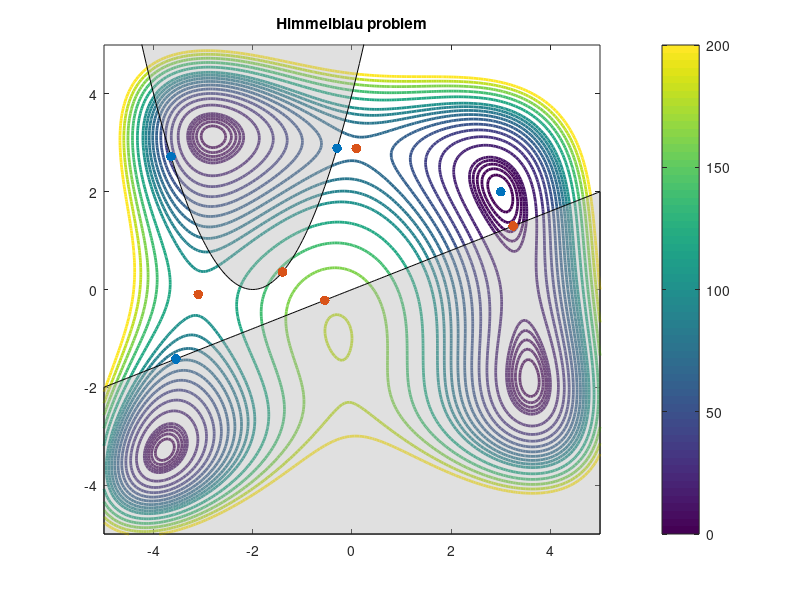

Source code (MATLAB): (Note: this script raises an error after producing the figure.)
%% Question 4
clear all; close all; clc;
%{
    This program is creating contour plot of Himmelblau problem, with 
    saddle points and minimia location
%}
% Creating grid
x=-5:0.05:5;
[X,Y]=meshgrid(x);
Z=(X.^2+Y-11).^2+(X+Y.^2-7).^2;
v=[0:2:10 10:10:100 100:20:200];

% Creating contour plot
[c, h]=contour(X, Y, Z, v, 'linewidth', 2);
colorbar, hold on;
yc1 = (x+2).^2;
yc2 = (4*x)/10;
hold on
    title('Himmelblau problem')
    fill(x,yc1,[0.7 0.7 0.7],'facealpha',0.4);
    fill([x x(end) x(1)],[yc2 -5 -5],[0.7 0.7 0.7],'facealpha',0.4);
    xlim([-5,5]);
    ylim([-5,5]);
    scatter([-3.65, -3.55, -0.3, 3], [2.72, -1.42, 2.89, 2], 50, 'filled', 'red');
    scatter([-3.1, -1.4, -0.55, 0.0867, 3.25], [-0.1, 0.36, -0.22, 2.8843, 1.3], 50, 'filled', 'black');

%% Question 5
clear all; close all; clc;
%{
    This program is solving three defined nonlinear programming problems
    with use of commercial symbolic solvers - CadADI and fmincon
%}
% Using CasADI solver


%% Himmelblau problem - CasADI
import casadi.*
% Symbols/expressions
x1 = MX.sym('x1');
x2 = MX.sym('x2');

% Objective function
f = (x1^2 + x2 - 11)^2 + (x1 + x2^2 - 7)^2;

% Constraints
c1 = (x1+2)^2 - x2;
c2 = -4*x1 + 10*x2;
cons = [c1; c2];

% Model declaration
nlp = struct;       % NLP declaration
nlp.x = [x1;x2];    % decision variables
nlp.f = f;          % objective
nlp.g = cons;       % constraints

% Create solver instance
F = nlpsol('F','ipopt',nlp);

% Solve the problem using a guess
cas_himmelblau = F('x0',[0.0 0.0],'ubg',1e8,'lbg',0,'lbx',[-5;-5],'ubx',[5;5]);

cas_himmelblau.x

%% Custom problem - CasADI
import casadi.*
% Symbols/expressions
x1 = MX.sym('x1');
x2 = MX.sym('x2');
x3 = MX.sym('x3');

% Objective function
f = x1*x2+x2*x3;

% Constraints
c1 = x1^2-x2^2+x3^2;
c2 = x1^2+x2^2+x3^2;
cons = [c1; c2];

% Model declaration
nlp = struct;       % NLP declaration
nlp.x = [x1;x2;x3]; % decision variables
nlp.f = f;          % objective
nlp.g = cons;       % constraints

% Create solver instance
Cust = nlpsol('Cust','ipopt',nlp);

% Solve the problem using a guess
cas_custom = Cust('x0',[0.0 0.0 0.0],'ubg',[2;10],'lbg',[-10;-10],'lbx',[0;-1;0],'ubx',[3;3;3]);

cas_custom.x

%% Rosenbrock problem - CasADI
import casadi.*
% Symbols/expressions
x1 = MX.sym('x1');
x2 = MX.sym('x2');

% Objective function
f = (1-x1)^2+100*(x2-x1^2)^2;

% Constraints
c1 = (x1+2)^2 - x2;
c2 = -4*x1 + 10*x2;
cons = [c1; c2];

% Model declaration
nlp = struct;       % NLP declaration
nlp.x = [x1;x2];    % decision variables
nlp.f = f;          % objective
nlp.g = cons;       % constraints

% Create solver instance
Rosen = nlpsol('Rosen','ipopt',nlp);

% Solve the problem using a guess
cas_rosenbrock = Rosen('x0',[0.0 0.0],'ubg',2,'lbg',-1,'lbx',[-1;-1],'ubx',[2;2]);

cas_rosenbrock.x

%% Himmelblau problem - fmincon

% Defining function for fmincon solver
himmelblau = @(x)(x(1)^2 + x(2) - 11)^2 + (x(1) + x(2)^2 - 7)^2;

% Solving 
x_himm = fmincon(himmelblau, [0; 0], [4,-10], [0], [], [], [-5;-5], [5;5], @HimmCons);   

%% Custom problem - fmincon

% Defining function for fmincon solver
custom = @(x)x(1)*x(2)+x(2)*x(3);

% Solving 
x_cust = fmincon(custom, [0;0;0], [], [], [], [], [0;-1;0], [3;3;3], @CustomCons);


%% Rosenbrock problem - fmincon

rosenbrock = @(x)100*(x(2)-x(1)^2)^2 + (1-x(1))^2;

x_rose = fmincon(rosenbrock, [0;0], [-4 10; 4 -10], [2; 1], [], [], [-1;-1], [2;2], @RosenCons);

%% Printing results
disp('Himmelblau problem:')
disp('x_opt')
disp('   CasADI')
disp(cas_himmelblau.x)
disp('   fmincon')
disp(x_himm')

disp('Custom problem:')
disp('x_opt')
disp('   CasADI')
disp(cas_custom.x)
disp('   fmincon')
disp(x_cust')

disp('Rosenbrock problem:')
disp('x_opt')
disp('   CasADI')
disp(cas_rosenbrock.x)
disp('   fmincon')
disp(x_rose')

%% Question 6
clear all; close all; clc;
% This program is investigating optimization of Himmelblau problem with use 
% of damped BFGS Lagrangian approximation method.

% initial guesses
x01 = [1;2];
x02 = [-3;0.75];
x03 = [5;5];
lambda0 = 0.2*ones(6, 1);

% Calculating minimizers
[x_s1, stats_s1] = SQP_BFGS(@himmelblau, @himmel_const, x01, lambda0);
[x_s2, stats_s2] = SQP_BFGS(@himmelblau, @himmel_const, x02, lambda0);
[x_s3, stats_s3] = SQP_BFGS(@himmelblau, @himmel_const, x03, lambda0);

x=-5:0.05:5;
[X,Y]=meshgrid(x);
Z=(X.^2+Y-11).^2+(X+Y.^2-7).^2;
v=[0:2:10 10:10:100 100:20:200];

% Plotting iteration sequence
[c, h]=contour(X, Y, Z, v, 'linewidth', 2);
colorbar, hold on;
yc1 = (x+2).^2;
yc2 = (4*x)/10;
    title('Himmelblau problem')
    fill(x,yc1,[0.7 0.7 0.7],'facealpha',0.4);
    fill([x x(end) x(1)],[yc2 -5 -5],[0.7 0.7 0.7],'facealpha',0.4);
    xlim([-5,5]);
    ylim([-5,5]);
    pl1 = scatter(stats_s1.x(1, :), stats_s1.x(2, :), 'r', 'filled');
    pl2 = scatter(stats_s2.x(1, :), stats_s2.x(2, :), 'm', 'filled');
    pl3 = scatter(stats_s3.x(1, :), stats_s3.x(2, :), 'b', 'filled');
    legend({'', '', '', 'x_0 = [1  2]''', 'x_0 = [-3  0.75]''', 'x_0 = [5  5]'''}, 'location', 'south');
hold off
 
%% Question 7
clear all; close all; clc;
% This program is investigating optimization of Himmelblau problem with use 
% of damped BFGS Lagrangian with backtracking line search approximation method.

% initial guesses
x01 = [1;2];
x02 = [-3;0.75];
x03 = [5;5];
lambda0 = 0.2*ones(6, 1);

% Calculating minimizers
[x_s1, stats_s1] = SQP_BFGS_LineSearch(@himmelblau, @himmel_const, x01, lambda0);
[x_s2, stats_s2] = SQP_BFGS_LineSearch(@himmelblau, @himmel_const, x02, lambda0);
[x_s3, stats_s3] = SQP_BFGS_LineSearch(@himmelblau, @himmel_const, x03, lambda0);

x=-5:0.05:5;
[X,Y]=meshgrid(x);
Z=(X.^2+Y-11).^2+(X+Y.^2-7).^2;
v=[0:2:10 10:10:100 100:20:200];

% Plotting iteration sequence
[c, h]=contour(X, Y, Z, v, 'linewidth', 2);
colorbar, hold on;
yc1 = (x+2).^2;
yc2 = (4*x)/10;
hold on
    title('Himmelblau problem')
    fill(x,yc1,[0.7 0.7 0.7],'facealpha',0.4);
    fill([x x(end) x(1)],[yc2 -5 -5],[0.7 0.7 0.7],'facealpha',0.4);
    xlim([-5,5]);
    ylim([-5,5]);
    pl1 = plot(stats_s1.x(1, :), stats_s1.x(2, :), 'r', 'Linewidth', 2);
    pl2 = plot(stats_s2.x(1, :), stats_s2.x(2, :), 'm', 'Linewidth', 2);
    pl3 = plot(stats_s3.x(1, :), stats_s3.x(2, :), 'b', 'Linewidth', 2);
    legend({'', '', '', 'x_0 = [1  2]''', 'x_0 = [-3  0.75]''', 'x_0 = [5  5]'''}, 'location', 'south');
hold off